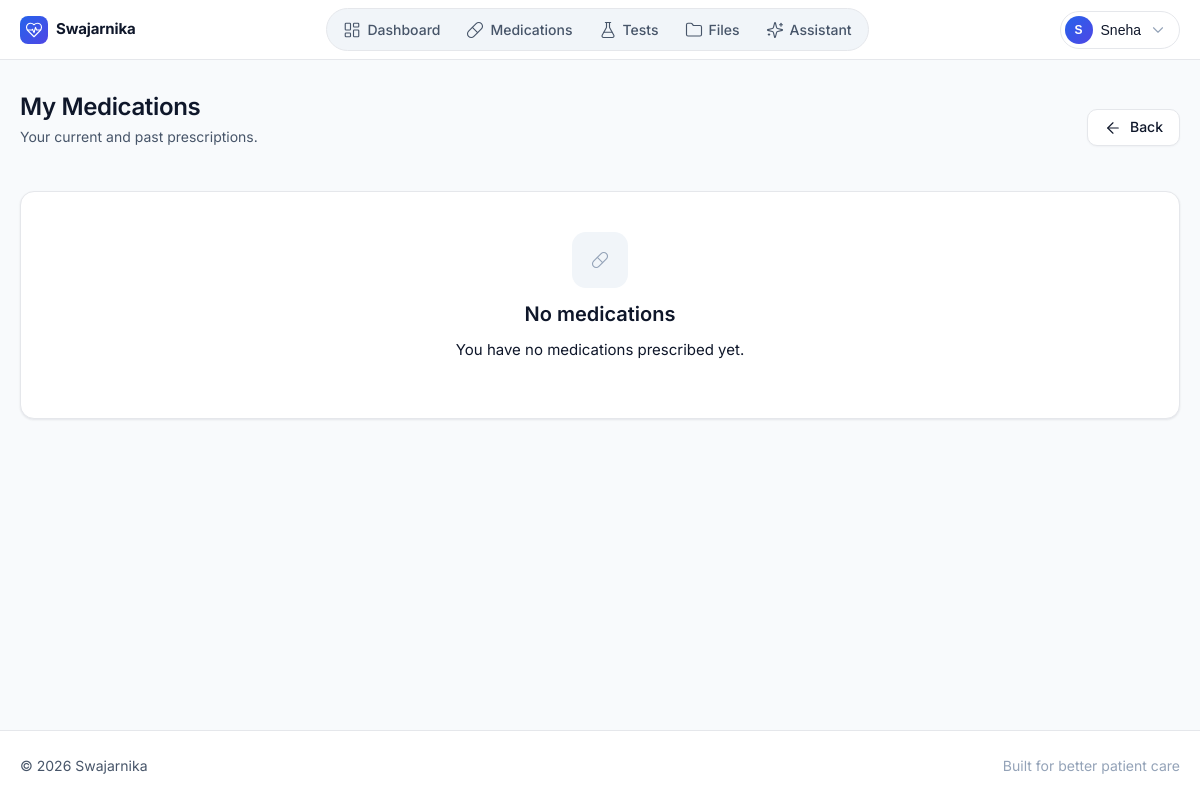
The app's page /patient/medications/ (signed in), older data.
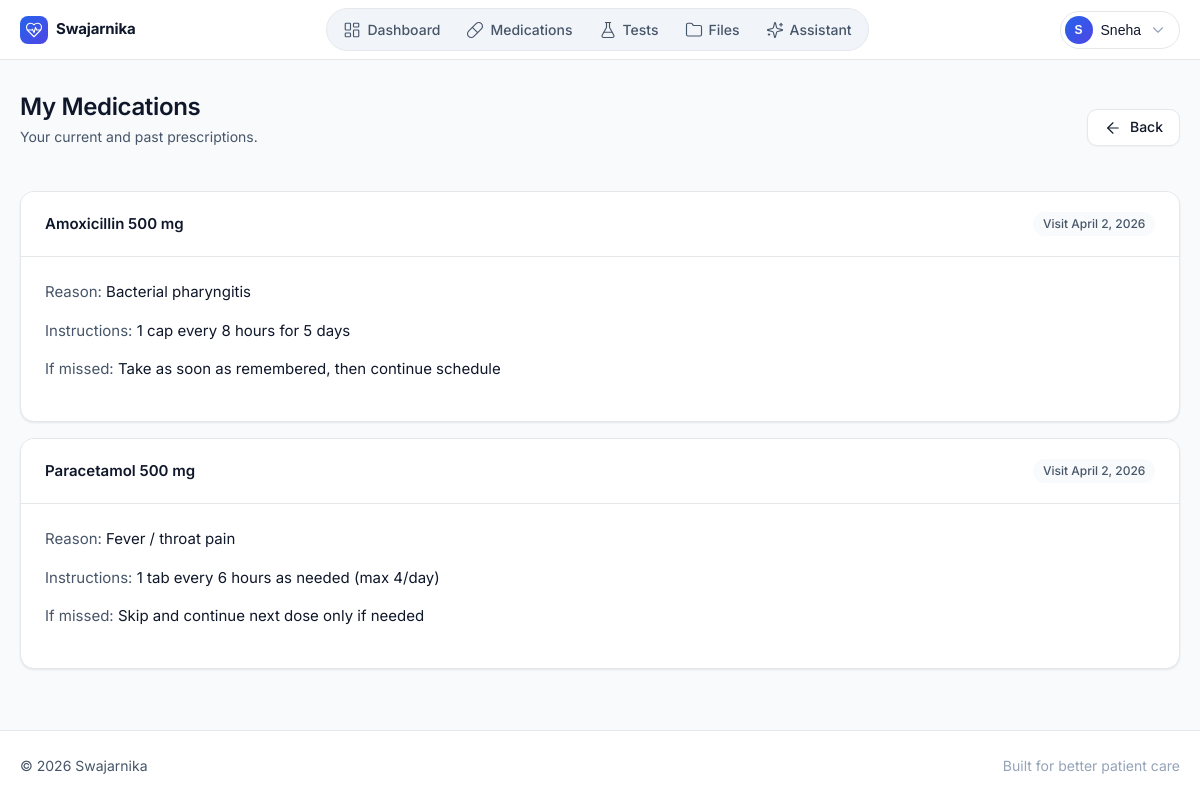
The same page, newer data.
### core/models.py (models this page shows, shortened)
class User(AbstractUser):
    is_doctor = models.BooleanField(default=False)
    is_patient = models.BooleanField(default=False)

class Patient(models.Model):
    user = models.OneToOneField(User, on_delete=models.CASCADE)
    doctor = models.ForeignKey(
        Doctor,
        on_delete=models.SET_NULL,
        related_name='patients',
        null=True,
        blank=True,
    )
    name = models.CharField(max_length=255)
    email = models.EmailField(unique=True)
    date_of_birth = models.DateField()
    gender = models.CharField(max_length=20)
    phone = models.CharField(max_length=15, blank=True, null=True)
    address = models.TextField(blank=True, null=True)
    created_at = models.DateTimeField(auto_now_add=True)

class Medication(models.Model):
    visit = models.ForeignKey(Visit, on_delete=models.CASCADE)
    medication_name = models.CharField(max_length=255)
    reason = models.TextField()
    instructions = models.TextField()
    missed_dose_instructions = models.TextField()
    created_at = models.DateTimeField(auto_now_add=True)

class Visit(models.Model):
    patient = models.ForeignKey(Patient, on_delete=models.CASCADE)
    doctor = models.ForeignKey(Doctor, on_delete=models.CASCADE)
    date_of_visit = models.DateField()
    diagnosis = models.TextField()
    treatment_plan = models.TextField()
    notes = models.TextField(blank=True, null=True)
    created_at = models.DateTimeField(auto_now_add=True)

### core/template_views.py (the view)
# urls.py: path('patient/medications/', template_views.patient_medications, name='patient_medications'),
@patient_required
def patient_medications(request):
    medications = Medication.objects.filter(
        visit__patient=request.user.patient
    ).order_by('-visit__date_of_visit')
    context = {
        'medications': medications
    }
    return render(request, 'core/patient/medications.html', context)

### core/template_views.py (called while the page is built)
def patient_required(view_func):
    @wraps(view_func)
    def wrapper(request, *args, **kwargs):
        if not hasattr(request.user, 'patient'):
            return redirect('patient_login')
        return view_func(request, *args, **kwargs)
    return wrapper

### core/templatetags/lucide.py (called while the page is built)
@register.simple_tag
def icon(name, size=18, **kwargs):
    body = _ICONS.get(name)
    if body is None:
        return mark_safe(f"<!-- icon:{name} not found -->")
    extra_cls = kwargs.get("class", "")
    klass = f"lucide {extra_cls}".strip()
    sw = kwargs.get("stroke_width", "1.5")
    aria = 'aria-hidden="true"'
    svg = (
        f'<svg xmlns="http://www.w3.org/2000/svg" class="{klass}" '
        f'width="{size}" height="{size}" viewBox="0 0 24 24" '
        f'fill="none" stroke="currentColor" stroke-width="{sw}" '
        f'stroke-linecap="round" stroke-linejoin="round" {aria}>'
        f'{body}</svg>'
    )
    return mark_safe(svg)

### core/templates/core/patient/medications.html (shortened to what this page needs)
{% extends 'core/base.html' %}
{% load lucide %}
{% block content %}
<div class="sw-page-head">
    <div>
        <h1>My Medications</h1>
        <p class="sw-page-sub">Your current and past prescriptions.</p>
    </div>
    <a href="{% url 'patient_dashboard' %}" class="sw-btn sw-btn-secondary">
        {% icon "arrow-left" size=16 %}<span>Back</span>
    </a>
</div>
{% if medications %}
    <div class="sw-stack">
        {% for m in medications %}
            <div class="sw-card" id="med-{{ m.id }}">
                <div class="sw-card-header">
                    <span class="sw-fw-600">{{ m.medication_name }}</span>
                    <span class="sw-badge">Visit {{ m.visit.date_of_visit }}</span>
                </div>
                <div class="sw-card-body">
                    <p><span class="sw-text-muted">Reason:</span> {{ m.reason }}</p>
                    <p><span class="sw-text-muted">Instructions:</span> {{ m.instructions }}</p>
                    {% if m.missed_dose_instructions %}
                        <p><span class="sw-text-muted">If missed:</span> {{ m.missed_dose_instructions }}</p>
                    {% endif %}
                </div>
            </div>
        {% endfor %}
    </div>
{% else %}
    <div class="sw-card">
        <div class="sw-empty">
            <span class="sw-empty-icon">{% icon "pill" size=28 %}</span>
            <h3>No medications</h3>
            <p>You have no medications prescribed yet.</p>
        </div>
    </div>
{% endif %}
{% endblock %}

### core/templates/core/base.html (shortened to what this page needs)
{% load static %}
{% load lucide %}
<!DOCTYPE html>
<html lang="en">
<head>
    <link href="{% static 'core/css/main.css' %}" rel="stylesheet">
</head>
<body class="{% block body_class %}{% endblock %}">
    {% block header %}
    <header class="sw-header">
        <div class="sw-container sw-nav">
            <a class="sw-brand" href="/">
                <span class="sw-brand-mark">{% icon "heart-pulse" size=18 %}</span>
                <span>Swajarnika</span>
            </a>
            {% if user.is_authenticated %}
                <ul class="sw-nav-links" id="swNavLinks">
                    {% if user.is_doctor %}
                        <li><a href="{% url 'doctor_dashboard' %}">{% icon "layout-dashboard" size=16 %}<span>Dashboard</span></a></li>
                        <li><a href="{% url 'doctor_patient_add' %}">{% icon "user-plus" size=16 %}<span>Add patient</span></a></li>
                    {% elif user.is_patient %}
                        <li><a href="{% url 'patient_dashboard' %}">{% icon "layout-dashboard" size=16 %}<span>Dashboard</span></a></li>
                        <li><a href="{% url 'patient_medications' %}">{% icon "pill" size=16 %}<span>Medications</span></a></li>
                        <li><a href="{% url 'patient_tests' %}">{% icon "flask-conical" size=16 %}<span>Tests</span></a></li>
                        <li><a href="{% url 'patient_files' %}">{% icon "folder" size=16 %}<span>Files</span></a></li>
                        <li><a href="{% url 'patient_ai_chat' %}">{% icon "sparkles" size=16 %}<span>Assistant</span></a></li>
                    {% endif %}
                </ul>
                <div class="sw-flex">
                    <div class="sw-nav-user" id="swUserMenu">
                        <button class="sw-nav-user-btn" type="button"
                                onclick="document.getElementById('swUserMenu').classList.toggle('open')">
                            <span class="sw-avatar">
                                {% if user.is_doctor %}{{ user.doctor.name|slice:":1"|upper }}
                                {% elif user.is_patient %}{{ user.patient.name|slice:":1"|upper }}
                                {% else %}{{ user.username|slice:":1"|upper }}{% endif %}
                            </span>
                            <span class="sw-nav-user-name">
                                {% if user.is_doctor %}Dr. {{ user.doctor.name }}
                                {% elif user.is_patient %}{{ user.patient.name }}
                                {% else %}{{ user.username }}{% endif %}
                            </span>
                            {% icon "chevron-down" size=14 class="sw-text-soft" %}
                        </button>
                    </div>
                </div>
            {% endif %}
        </div>
    </header>
    {% endblock %}
    {% block main %}
    <main class="sw-main">
        <div class="sw-container">
            {% block content %}{% endblock %}
        </div>
    </main>
    {% block footer %}
    <footer class="sw-footer">
        <div class="sw-container sw-footer-inner">
            <span>&copy; 2026 Swajarnika</span>
            <span class="sw-text-soft">Built for better patient care</span>
        </div>
    </footer>
    {% endblock %}
    {% endblock %}
</body>
</html>

Row changes from the older to the newer data that the page shows:
added Medication: medication_name "Amoxicillin 500 mg", visit.date_of_visit "April 2, 2026", reason "Bacterial pharyngitis", instructions "1 cap every 8 hours for 5 days", missed_dose_instructions "Take as soon as remembered, then continue schedule"
added Medication: medication_name "Paracetamol 500 mg", visit.date_of_visit "April 2, 2026", reason "Fever / throat pain", instructions "1 tab every 6 hours as needed (max 4/day)", missed_dose_instructions "Skip and continue next dose only if needed"
Text that changed along with them:
text no longer shown: "No medications You have no medications prescribed yet."
